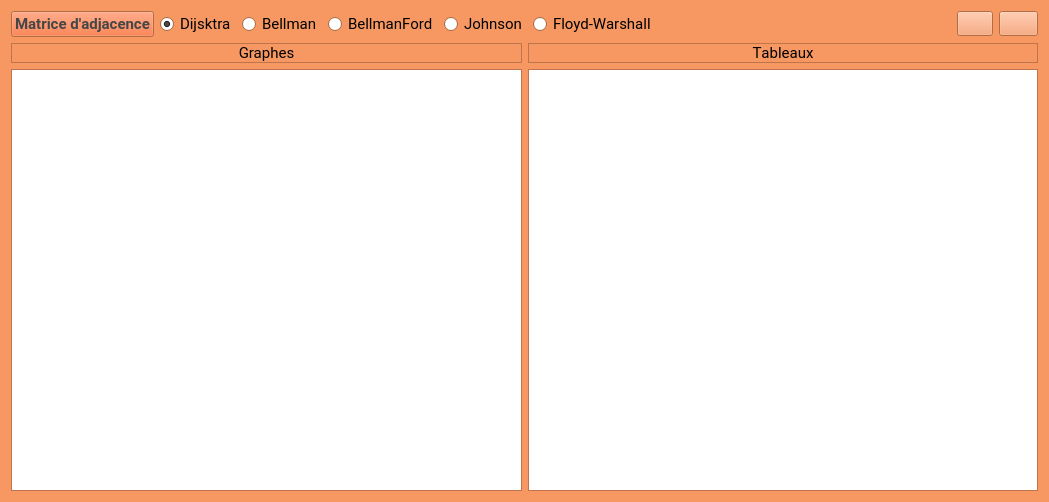
<?xml version="1.0" encoding="UTF-8"?>
<ui version="4.0">
 <class>Graph</class>
 <widget class="QWidget" name="Graph">
  <property name="windowModality">
   <enum>Qt::NonModal</enum>
  </property>
  <property name="enabled">
   <bool>true</bool>
  </property>
  <property name="geometry">
   <rect>
    <x>0</x>
    <y>0</y>
    <width>1049</width>
    <height>502</height>
   </rect>
  </property>
  <property name="palette">
   <palette>
    <active>
     <colorrole role="WindowText">
      <brush brushstyle="SolidPattern">
       <color alpha="255">
        <red>0</red>
        <green>0</green>
        <blue>0</blue>
       </color>
      </brush>
     </colorrole>
     <colorrole role="Button">
      <brush brushstyle="SolidPattern">
       <color alpha="255">
        <red>247</red>
        <green>152</green>
        <blue>98</blue>
       </color>
      </brush>
     </colorrole>
     <colorrole role="Light">
      <brush brushstyle="SolidPattern">
       <color alpha="255">
        <red>255</red>
        <green>231</green>
        <blue>217</blue>
       </color>
      </brush>
     </colorrole>
     <colorrole role="Midlight">
      <brush brushstyle="SolidPattern">
       <color alpha="255">
        <red>251</red>
        <green>191</green>
        <blue>157</blue>
       </color>
      </brush>
     </colorrole>
     <colorrole role="Dark">
      <brush brushstyle="SolidPattern">
       <color alpha="255">
        <red>240</red>
        <green>94</green>
        <blue>35</blue>
       </color>
      </brush>
     </colorrole>
     <colorrole role="Mid">
      <brush brushstyle="SolidPattern">
       <color alpha="255">
        <red>185</red>
        <green>71</green>
        <blue>26</blue>
       </color>
      </brush>
     </colorrole>
     <colorrole role="Text">
      <brush brushstyle="SolidPattern">
       <color alpha="255">
        <red>0</red>
        <green>0</green>
        <blue>0</blue>
       </color>
      </brush>
     </colorrole>
     <colorrole role="BrightText">
      <brush brushstyle="SolidPattern">
       <color alpha="255">
        <red>255</red>
        <green>255</green>
        <blue>255</blue>
       </color>
      </brush>
     </colorrole>
     <colorrole role="ButtonText">
      <brush brushstyle="SolidPattern">
       <color alpha="255">
        <red>0</red>
        <green>0</green>
        <blue>0</blue>
       </color>
      </brush>
     </colorrole>
     <colorrole role="Base">
      <brush brushstyle="SolidPattern">
       <color alpha="255">
        <red>255</red>
        <green>255</green>
        <blue>255</blue>
       </color>
      </brush>
     </colorrole>
     <colorrole role="Window">
      <brush brushstyle="SolidPattern">
       <color alpha="255">
        <red>247</red>
        <green>152</green>
        <blue>98</blue>
       </color>
      </brush>
     </colorrole>
     <colorrole role="Shadow">
      <brush brushstyle="SolidPattern">
       <color alpha="255">
        <red>0</red>
        <green>0</green>
        <blue>0</blue>
       </color>
      </brush>
     </colorrole>
     <colorrole role="AlternateBase">
      <brush brushstyle="SolidPattern">
       <color alpha="255">
        <red>251</red>
        <green>203</green>
        <blue>176</blue>
       </color>
      </brush>
     </colorrole>
     <colorrole role="ToolTipBase">
      <brush brushstyle="SolidPattern">
       <color alpha="255">
        <red>255</red>
        <green>255</green>
        <blue>220</blue>
       </color>
      </brush>
     </colorrole>
     <colorrole role="ToolTipText">
      <brush brushstyle="SolidPattern">
       <color alpha="255">
        <red>0</red>
        <green>0</green>
        <blue>0</blue>
       </color>
      </brush>
     </colorrole>
     <colorrole role="PlaceholderText">
      <brush brushstyle="SolidPattern">
       <color alpha="128">
        <red>0</red>
        <green>0</green>
        <blue>0</blue>
       </color>
      </brush>
     </colorrole>
    </active>
    <inactive>
     <colorrole role="WindowText">
      <brush brushstyle="SolidPattern">
       <color alpha="255">
        <red>0</red>
        <green>0</green>
        <blue>0</blue>
       </color>
      </brush>
     </colorrole>
     <colorrole role="Button">
      <brush brushstyle="SolidPattern">
       <color alpha="255">
        <red>247</red>
        <green>152</green>
        <blue>98</blue>
       </color>
      </brush>
     </colorrole>
     <colorrole role="Light">
      <brush brushstyle="SolidPattern">
       <color alpha="255">
        <red>255</red>
        <green>231</green>
        <blue>217</blue>
       </color>
      </brush>
     </colorrole>
     <colorrole role="Midlight">
      <brush brushstyle="SolidPattern">
       <color alpha="255">
        <red>251</red>
        <green>191</green>
        <blue>157</blue>
       </color>
      </brush>
     </colorrole>
     <colorrole role="Dark">
      <brush brushstyle="SolidPattern">
       <color alpha="255">
        <red>240</red>
        <green>94</green>
        <blue>35</blue>
       </color>
      </brush>
     </colorrole>
     <colorrole role="Mid">
      <brush brushstyle="SolidPattern">
       <color alpha="255">
        <red>185</red>
        <green>71</green>
        <blue>26</blue>
       </color>
      </brush>
     </colorrole>
     <colorrole role="Text">
      <brush brushstyle="SolidPattern">
       <color alpha="255">
        <red>0</red>
        <green>0</green>
        <blue>0</blue>
       </color>
      </brush>
     </colorrole>
     <colorrole role="BrightText">
      <brush brushstyle="SolidPattern">
       <color alpha="255">
        <red>255</red>
        <green>255</green>
        <blue>255</blue>
       </color>
      </brush>
     </colorrole>
     <colorrole role="ButtonText">
      <brush brushstyle="SolidPattern">
       <color alpha="255">
        <red>0</red>
        <green>0</green>
        <blue>0</blue>
       </color>
      </brush>
     </colorrole>
     <colorrole role="Base">
      <brush brushstyle="SolidPattern">
       <color alpha="255">
        <red>255</red>
        <green>255</green>
        <blue>255</blue>
       </color>
      </brush>
     </colorrole>
     <colorrole role="Window">
      <brush brushstyle="SolidPattern">
       <color alpha="255">
        <red>247</red>
        <green>152</green>
        <blue>98</blue>
       </color>
      </brush>
     </colorrole>
     <colorrole role="Shadow">
      <brush brushstyle="SolidPattern">
       <color alpha="255">
        <red>0</red>
        <green>0</green>
        <blue>0</blue>
       </color>
      </brush>
     </colorrole>
     <colorrole role="AlternateBase">
      <brush brushstyle="SolidPattern">
       <color alpha="255">
        <red>251</red>
        <green>203</green>
        <blue>176</blue>
       </color>
      </brush>
     </colorrole>
     <colorrole role="ToolTipBase">
      <brush brushstyle="SolidPattern">
       <color alpha="255">
        <red>255</red>
        <green>255</green>
        <blue>220</blue>
       </color>
      </brush>
     </colorrole>
     <colorrole role="ToolTipText">
      <brush brushstyle="SolidPattern">
       <color alpha="255">
        <red>0</red>
        <green>0</green>
        <blue>0</blue>
       </color>
      </brush>
     </colorrole>
     <colorrole role="PlaceholderText">
      <brush brushstyle="SolidPattern">
       <color alpha="128">
        <red>0</red>
        <green>0</green>
        <blue>0</blue>
       </color>
      </brush>
     </colorrole>
    </inactive>
    <disabled>
     <colorrole role="WindowText">
      <brush brushstyle="SolidPattern">
       <color alpha="255">
        <red>240</red>
        <green>94</green>
        <blue>35</blue>
       </color>
      </brush>
     </colorrole>
     <colorrole role="Button">
      <brush brushstyle="SolidPattern">
       <color alpha="255">
        <red>247</red>
        <green>152</green>
        <blue>98</blue>
       </color>
      </brush>
     </colorrole>
     <colorrole role="Light">
      <brush brushstyle="SolidPattern">
       <color alpha="255">
        <red>255</red>
        <green>231</green>
        <blue>217</blue>
       </color>
      </brush>
     </colorrole>
     <colorrole role="Midlight">
      <brush brushstyle="SolidPattern">
       <color alpha="255">
        <red>251</red>
        <green>191</green>
        <blue>157</blue>
       </color>
      </brush>
     </colorrole>
     <colorrole role="Dark">
      <brush brushstyle="SolidPattern">
       <color alpha="255">
        <red>240</red>
        <green>94</green>
        <blue>35</blue>
       </color>
      </brush>
     </colorrole>
     <colorrole role="Mid">
      <brush brushstyle="SolidPattern">
       <color alpha="255">
        <red>185</red>
        <green>71</green>
        <blue>26</blue>
       </color>
      </brush>
     </colorrole>
     <colorrole role="Text">
      <brush brushstyle="SolidPattern">
       <color alpha="255">
        <red>240</red>
        <green>94</green>
        <blue>35</blue>
       </color>
      </brush>
     </colorrole>
     <colorrole role="BrightText">
      <brush brushstyle="SolidPattern">
       <color alpha="255">
        <red>255</red>
        <green>255</green>
        <blue>255</blue>
       </color>
      </brush>
     </colorrole>
     <colorrole role="ButtonText">
      <brush brushstyle="SolidPattern">
       <color alpha="255">
        <red>240</red>
        <green>94</green>
        <blue>35</blue>
       </color>
      </brush>
     </colorrole>
     <colorrole role="Base">
      <brush brushstyle="SolidPattern">
       <color alpha="255">
        <red>247</red>
        <green>152</green>
        <blue>98</blue>
       </color>
      </brush>
     </colorrole>
     <colorrole role="Window">
      <brush brushstyle="SolidPattern">
       <color alpha="255">
        <red>247</red>
        <green>152</green>
        <blue>98</blue>
       </color>
      </brush>
     </colorrole>
     <colorrole role="Shadow">
      <brush brushstyle="SolidPattern">
       <color alpha="255">
        <red>0</red>
        <green>0</green>
        <blue>0</blue>
       </color>
      </brush>
     </colorrole>
     <colorrole role="AlternateBase">
      <brush brushstyle="SolidPattern">
       <color alpha="255">
        <red>247</red>
        <green>152</green>
        <blue>98</blue>
       </color>
      </brush>
     </colorrole>
     <colorrole role="ToolTipBase">
      <brush brushstyle="SolidPattern">
       <color alpha="255">
        <red>255</red>
        <green>255</green>
        <blue>220</blue>
       </color>
      </brush>
     </colorrole>
     <colorrole role="ToolTipText">
      <brush brushstyle="SolidPattern">
       <color alpha="255">
        <red>0</red>
        <green>0</green>
        <blue>0</blue>
       </color>
      </brush>
     </colorrole>
     <colorrole role="PlaceholderText">
      <brush brushstyle="SolidPattern">
       <color alpha="128">
        <red>0</red>
        <green>0</green>
        <blue>0</blue>
       </color>
      </brush>
     </colorrole>
    </disabled>
   </palette>
  </property>
  <property name="font">
   <font>
    <family>Roboto</family>
   </font>
  </property>
  <property name="windowTitle">
   <string>LES GRAPHES </string>
  </property>
  <property name="windowIcon">
   <iconset>
    <normaloff>img/letter-g-32.png</normaloff>img/letter-g-32.png</iconset>
  </property>
  <layout class="QVBoxLayout" name="verticalLayout_2">
   <item>
    <layout class="QHBoxLayout" name="horizontalLayout">
     <item>
      <widget class="QPushButton" name="OF">
       <property name="palette">
        <palette>
         <active>
          <colorrole role="Button">
           <brush brushstyle="SolidPattern">
            <color alpha="255">
             <red>240</red>
             <green>94</green>
             <blue>35</blue>
            </color>
           </brush>
          </colorrole>
          <colorrole role="Text">
           <brush brushstyle="SolidPattern">
            <color alpha="255">
             <red>218</red>
             <green>85</green>
             <blue>32</blue>
            </color>
           </brush>
          </colorrole>
          <colorrole role="ButtonText">
           <brush brushstyle="SolidPattern">
            <color alpha="255">
             <red>188</red>
             <green>70</green>
             <blue>27</blue>
            </color>
           </brush>
          </colorrole>
          <colorrole role="Base">
           <brush brushstyle="SolidPattern">
            <color alpha="255">
             <red>240</red>
             <green>94</green>
             <blue>35</blue>
            </color>
           </brush>
          </colorrole>
          <colorrole role="PlaceholderText">
           <brush brushstyle="SolidPattern">
            <color alpha="128">
             <red>240</red>
             <green>94</green>
             <blue>35</blue>
            </color>
           </brush>
          </colorrole>
         </active>
         <inactive>
          <colorrole role="Button">
           <brush brushstyle="SolidPattern">
            <color alpha="255">
             <red>240</red>
             <green>94</green>
             <blue>35</blue>
            </color>
           </brush>
          </colorrole>
          <colorrole role="Text">
           <brush brushstyle="SolidPattern">
            <color alpha="255">
             <red>218</red>
             <green>85</green>
             <blue>32</blue>
            </color>
           </brush>
          </colorrole>
          <colorrole role="ButtonText">
           <brush brushstyle="SolidPattern">
            <color alpha="255">
             <red>70</red>
             <green>70</green>
             <blue>70</blue>
            </color>
           </brush>
          </colorrole>
          <colorrole role="Base">
           <brush brushstyle="SolidPattern">
            <color alpha="255">
             <red>240</red>
             <green>94</green>
             <blue>35</blue>
            </color>
           </brush>
          </colorrole>
          <colorrole role="PlaceholderText">
           <brush brushstyle="SolidPattern">
            <color alpha="128">
             <red>240</red>
             <green>94</green>
             <blue>35</blue>
            </color>
           </brush>
          </colorrole>
         </inactive>
         <disabled>
          <colorrole role="Button">
           <brush brushstyle="SolidPattern">
            <color alpha="255">
             <red>240</red>
             <green>94</green>
             <blue>35</blue>
            </color>
           </brush>
          </colorrole>
          <colorrole role="Text">
           <brush brushstyle="SolidPattern">
            <color alpha="255">
             <red>240</red>
             <green>94</green>
             <blue>35</blue>
            </color>
           </brush>
          </colorrole>
          <colorrole role="ButtonText">
           <brush brushstyle="SolidPattern">
            <color alpha="255">
             <red>240</red>
             <green>94</green>
             <blue>35</blue>
            </color>
           </brush>
          </colorrole>
          <colorrole role="Base">
           <brush brushstyle="SolidPattern">
            <color alpha="255">
             <red>247</red>
             <green>152</green>
             <blue>98</blue>
            </color>
           </brush>
          </colorrole>
          <colorrole role="PlaceholderText">
           <brush brushstyle="SolidPattern">
            <color alpha="128">
             <red>240</red>
             <green>94</green>
             <blue>35</blue>
            </color>
           </brush>
          </colorrole>
         </disabled>
        </palette>
       </property>
       <property name="font">
        <font>
         <family>Roboto</family>
         <pointsize>11</pointsize>
         <weight>75</weight>
         <bold>true</bold>
         <strikeout>false</strikeout>
         <stylestrategy>PreferDefault</stylestrategy>
         <kerning>false</kerning>
        </font>
       </property>
       <property name="cursor">
        <cursorShape>PointingHandCursor</cursorShape>
       </property>
       <property name="mouseTracking">
        <bool>true</bool>
       </property>
       <property name="contextMenuPolicy">
        <enum>Qt::DefaultContextMenu</enum>
       </property>
       <property name="accessibleName">
        <string>Ctrl+O</string>
       </property>
       <property name="accessibleDescription">
        <string>Ctrl+O</string>
       </property>
       <property name="autoFillBackground">
        <bool>false</bool>
       </property>
       <property name="text">
        <string>Matrice d'adjacence</string>
       </property>
       <property name="shortcut">
        <string comment="Ctrl+O" extracomment="Ctrl+O">Ctrl+O</string>
       </property>
       <property name="checkable">
        <bool>false</bool>
       </property>
       <property name="autoDefault">
        <bool>false</bool>
       </property>
       <property name="default">
        <bool>false</bool>
       </property>
       <property name="flat">
        <bool>false</bool>
       </property>
      </widget>
     </item>
     <item>
      <widget class="QRadioButton" name="Dijsktra">
       <property name="font">
        <font>
         <family>Roboto</family>
         <pointsize>11</pointsize>
         <underline>false</underline>
         <stylestrategy>PreferAntialias</stylestrategy>
        </font>
       </property>
       <property name="cursor">
        <cursorShape>PointingHandCursor</cursorShape>
       </property>
       <property name="mouseTracking">
        <bool>false</bool>
       </property>
       <property name="text">
        <string>Dijsktra</string>
       </property>
       <property name="shortcut">
        <string extracomment="Ctrl+1">Ctrl+1</string>
       </property>
       <property name="checked">
        <bool>true</bool>
       </property>
      </widget>
     </item>
     <item>
      <widget class="QRadioButton" name="Bellman">
       <property name="font">
        <font>
         <family>Roboto</family>
         <pointsize>11</pointsize>
        </font>
       </property>
       <property name="cursor">
        <cursorShape>PointingHandCursor</cursorShape>
       </property>
       <property name="text">
        <string>Bellman</string>
       </property>
       <property name="shortcut">
        <string extracomment="Ctrl+2">Ctrl+2</string>
       </property>
       <property name="checked">
        <bool>false</bool>
       </property>
      </widget>
     </item>
     <item>
      <widget class="QRadioButton" name="BellmanFord">
       <property name="font">
        <font>
         <family>Roboto</family>
         <pointsize>11</pointsize>
        </font>
       </property>
       <property name="cursor">
        <cursorShape>PointingHandCursor</cursorShape>
       </property>
       <property name="autoFillBackground">
        <bool>false</bool>
       </property>
       <property name="text">
        <string>BellmanFord</string>
       </property>
       <property name="shortcut">
        <string extracomment="Ctrl+3">Ctrl+3</string>
       </property>
       <property name="autoExclusive">
        <bool>true</bool>
       </property>
      </widget>
     </item>
     <item>
      <widget class="QRadioButton" name="Johnson">
       <property name="font">
        <font>
         <family>Roboto</family>
         <pointsize>11</pointsize>
        </font>
       </property>
       <property name="cursor">
        <cursorShape>PointingHandCursor</cursorShape>
       </property>
       <property name="text">
        <string>Johnson</string>
       </property>
       <property name="shortcut">
        <string extracomment="Ctrl+4">Ctrl+4</string>
       </property>
       <property name="checked">
        <bool>false</bool>
       </property>
      </widget>
     </item>
     <item>
      <widget class="QRadioButton" name="Floyd_Warshall">
       <property name="font">
        <font>
         <family>Roboto</family>
         <pointsize>11</pointsize>
        </font>
       </property>
       <property name="cursor">
        <cursorShape>PointingHandCursor</cursorShape>
       </property>
       <property name="text">
        <string>Floyd-Warshall</string>
       </property>
       <property name="shortcut">
        <string extracomment="Ctrl+5">Ctrl+5</string>
       </property>
      </widget>
     </item>
     <item>
      <spacer name="horizontalSpacer">
       <property name="minimumSize">
        <size>
         <width>0</width>
         <height>25</height>
        </size>
       </property>
       <property name="orientation">
        <enum>Qt::Horizontal</enum>
       </property>
       <property name="sizeHint" stdset="0">
        <size>
         <width>40</width>
         <height>22</height>
        </size>
       </property>
      </spacer>
     </item>
     <item>
      <widget class="QPushButton" name="find">
       <property name="minimumSize">
        <size>
         <width>0</width>
         <height>25</height>
        </size>
       </property>
       <property name="font">
        <font>
         <family>Roboto</family>
         <pointsize>8</pointsize>
        </font>
       </property>
       <property name="cursor">
        <cursorShape>PointingHandCursor</cursorShape>
       </property>
       <property name="text">
        <string/>
       </property>
       <property name="icon">
        <iconset>
         <normaloff>img/find.png</normaloff>img/find.png</iconset>
       </property>
       <property name="iconSize">
        <size>
         <width>32</width>
         <height>32</height>
        </size>
       </property>
       <property name="shortcut">
        <string>Return</string>
       </property>
      </widget>
     </item>
     <item>
      <widget class="QPushButton" name="btn_clear">
       <property name="maximumSize">
        <size>
         <width>16777215</width>
         <height>25</height>
        </size>
       </property>
       <property name="cursor">
        <cursorShape>PointingHandCursor</cursorShape>
       </property>
       <property name="text">
        <string/>
       </property>
       <property name="icon">
        <iconset>
         <normaloff>img/clean.png</normaloff>img/clean.png</iconset>
       </property>
       <property name="iconSize">
        <size>
         <width>32</width>
         <height>32</height>
        </size>
       </property>
       <property name="shortcut">
        <string>Del</string>
       </property>
      </widget>
     </item>
    </layout>
   </item>
   <item>
    <layout class="QGridLayout" name="gridLayout">
     <property name="sizeConstraint">
      <enum>QLayout::SetNoConstraint</enum>
     </property>
     <item row="0" column="1">
      <widget class="QLabel" name="label_2">
       <property name="enabled">
        <bool>true</bool>
       </property>
       <property name="font">
        <font>
         <family>Roboto</family>
         <pointsize>11</pointsize>
         <weight>50</weight>
         <italic>false</italic>
         <bold>false</bold>
         <underline>false</underline>
         <strikeout>false</strikeout>
         <kerning>false</kerning>
        </font>
       </property>
       <property name="tabletTracking">
        <bool>false</bool>
       </property>
       <property name="focusPolicy">
        <enum>Qt::NoFocus</enum>
       </property>
       <property name="autoFillBackground">
        <bool>false</bool>
       </property>
       <property name="frameShape">
        <enum>QFrame::StyledPanel</enum>
       </property>
       <property name="frameShadow">
        <enum>QFrame::Plain</enum>
       </property>
       <property name="text">
        <string>Tableaux</string>
       </property>
       <property name="textFormat">
        <enum>Qt::AutoText</enum>
       </property>
       <property name="alignment">
        <set>Qt::AlignCenter</set>
       </property>
      </widget>
     </item>
     <item row="4" column="1">
      <widget class="QListWidget" name="listtableaux">
       <property name="maximumSize">
        <size>
         <width>550</width>
         <height>16777215</height>
        </size>
       </property>
       <property name="frameShadow">
        <enum>QFrame::Sunken</enum>
       </property>
       <property name="autoScroll">
        <bool>false</bool>
       </property>
       <property name="autoScrollMargin">
        <number>1</number>
       </property>
       <property name="editTriggers">
        <set>QAbstractItemView::NoEditTriggers</set>
       </property>
       <property name="showDropIndicator" stdset="0">
        <bool>false</bool>
       </property>
       <property name="dragDropMode">
        <enum>QAbstractItemView::DragOnly</enum>
       </property>
       <property name="defaultDropAction">
        <enum>Qt::IgnoreAction</enum>
       </property>
       <property name="selectionMode">
        <enum>QAbstractItemView::NoSelection</enum>
       </property>
       <property name="verticalScrollMode">
        <enum>QAbstractItemView::ScrollPerPixel</enum>
       </property>
       <property name="horizontalScrollMode">
        <enum>QAbstractItemView::ScrollPerPixel</enum>
       </property>
       <property name="movement">
        <enum>QListView::Free</enum>
       </property>
       <property name="isWrapping" stdset="0">
        <bool>false</bool>
       </property>
       <property name="resizeMode">
        <enum>QListView::Fixed</enum>
       </property>
       <property name="layoutMode">
        <enum>QListView::SinglePass</enum>
       </property>
       <property name="spacing">
        <number>0</number>
       </property>
       <property name="batchSize">
        <number>100</number>
       </property>
      </widget>
     </item>
     <item row="4" column="0">
      <widget class="QScrollArea" name="scrollArea">
       <property name="enabled">
        <bool>true</bool>
       </property>
       <property name="widgetResizable">
        <bool>true</bool>
       </property>
       <widget class="QWidget" name="scrollAreaWidgetContents">
        <property name="geometry">
         <rect>
          <x>0</x>
          <y>0</y>
          <width>510</width>
          <height>416</height>
         </rect>
        </property>
        <layout class="QVBoxLayout" name="verticalLayout" stretch="0">
         <property name="leftMargin">
          <number>0</number>
         </property>
         <property name="topMargin">
          <number>0</number>
         </property>
         <property name="rightMargin">
          <number>0</number>
         </property>
         <property name="bottomMargin">
          <number>0</number>
         </property>
         <item>
          <widget class="QListWidget" name="listgraph">
           <property name="enabled">
            <bool>true</bool>
           </property>
           <property name="autoFillBackground">
            <bool>false</bool>
           </property>
           <property name="frameShape">
            <enum>QFrame::NoFrame</enum>
           </property>
           <property name="verticalScrollBarPolicy">
            <enum>Qt::ScrollBarAsNeeded</enum>
           </property>
           <property name="sizeAdjustPolicy">
            <enum>QAbstractScrollArea::AdjustIgnored</enum>
           </property>
           <property name="autoScroll">
            <bool>true</bool>
           </property>
           <property name="autoScrollMargin">
            <number>1</number>
           </property>
           <property name="editTriggers">
            <set>QAbstractItemView::NoEditTriggers</set>
           </property>
           <property name="showDropIndicator" stdset="0">
            <bool>false</bool>
           </property>
           <property name="dragDropMode">
            <enum>QAbstractItemView::DragOnly</enum>
           </property>
           <property name="defaultDropAction">
            <enum>Qt::IgnoreAction</enum>
           </property>
           <property name="selectionMode">
            <enum>QAbstractItemView::NoSelection</enum>
           </property>
           <property name="verticalScrollMode">
            <enum>QAbstractItemView::ScrollPerPixel</enum>
           </property>
           <property name="horizontalScrollMode">
            <enum>QAbstractItemView::ScrollPerPixel</enum>
           </property>
           <property name="movement">
            <enum>QListView::Free</enum>
           </property>
           <property name="resizeMode">
            <enum>QListView::Adjust</enum>
           </property>
           <property name="uniformItemSizes">
            <bool>false</bool>
           </property>
          </widget>
         </item>
        </layout>
       </widget>
      </widget>
     </item>
     <item row="0" column="0">
      <widget class="QLabel" name="label">
       <property name="enabled">
        <bool>true</bool>
       </property>
       <property name="font">
        <font>
         <family>Roboto</family>
         <pointsize>11</pointsize>
        </font>
       </property>
       <property name="frameShape">
        <enum>QFrame::StyledPanel</enum>
       </property>
       <property name="frameShadow">
        <enum>QFrame::Plain</enum>
       </property>
       <property name="text">
        <string>Graphes</string>
       </property>
       <property name="alignment">
        <set>Qt::AlignCenter</set>
       </property>
      </widget>
     </item>
    </layout>
   </item>
  </layout>
 </widget>
 <resources/>
 <connections/>
</ui>
